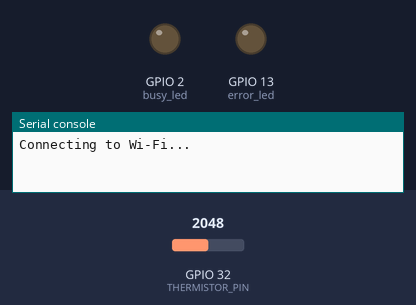
Bench run of a program on a simulated ESP32 board running MicroPython. Shown: output pins drawn as LEDs (lit = HIGH), the last lines printed to the serial console. Inputs (shaded band) come from the test bench; at power-on: GPIO 32 (THERMISTOR_PIN) = 2048 (analog values on the 0–4095 scale). WiFi joins after 1.5 s; the clock reads 2024-03-15 10:24:30 at power-on unless the program sets it; values from a settings file that is not in the repository are placeholders; web requests get an empty 200 reply after 0.4 s.

Above: at 0.1 s.
At 33.66 s:
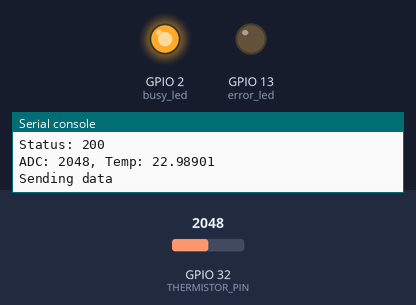
Timing chart, 0 to 35.4 s (numbered marks = the images above):
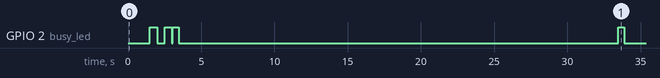

The program:

main.py
```python
import math
import secrets
from time import sleep, time

import network
import ntptime
from machine import ADC, Pin

from railengine_ingest import RailengineIngest

BUSY_LED_PIN = 2
ERROR_LED_PIN = 13
THERMISTOR_PIN = 32

BETA = 3950  # from thermistor datasheet
R_NOMINAL = 10000  # resistance at 25°C
T_NOMINAL = 25  # nominal temp (°C)
R_SERIES = 10000  # series resistor value
# BETA and R_SERIES can be off so calibrate against a known temperature
OFFSET = -2.0

# MicroPython epoch starts 2000-01-01
# Offset converts to Unix epoch (1970-01-01)
EPOCH_OFFSET = 946684800

adc = ADC(Pin(THERMISTOR_PIN))
busy_led = Pin(BUSY_LED_PIN, Pin.OUT)
error_led = Pin(ERROR_LED_PIN, Pin.OUT)

ingestor = RailengineIngest(
    secrets.API_URL,  # pylint: disable=no-member
    secrets.API_KEY,  # pylint: disable=no-member
)

SENSOR_SKU = "ESP32-Therm-MiP"
LOCATION_DESCRIPTION = "home"


def main():
    ip_address = None
    error_led.off()

    while True:
        try:
            if not ip_address:
                ip_address = connect_wifi()

            a = adc.read()
            t = adc_to_celsius(a)

            print(f"ADC: {a}, Temp: {t}")
            busy_led.on()
            print("Sending data")
            status = ingestor.send(
                {
                    "c": t,
                    "timestamp": (time() + EPOCH_OFFSET) * 1000,
                    "location": f"{LOCATION_DESCRIPTION} '{ip_address}'",
                    "sku": SENSOR_SKU,
                }
            )
            print(f"Status: {status}")
            busy_led.off()
        except Exception as e:
            print(f"Error: {e}")
            for _ in range(10):
                error_led.value(not error_led.value())
                sleep(0.2)

        sleep(30)


def connect_wifi():
    """Connect to WiFi and return IP address"""
    print("Connecting to Wi-Fi...")

    wlan = network.WLAN(network.STA_IF)

    # Reset the interface if it's in a bad state
    if wlan.isconnected():
        print(f"Already connected: {wlan.ifconfig()[0]}")
        return wlan.ifconfig()[0]

    # Force a clean reset before attempting connection
    wlan.active(False)
    sleep(1)
    wlan.active(True)
    sleep(0.5)

    wlan.connect(
        secrets.WIFI_SSID,  # pylint: disable=no-member
        secrets.WIFI_PASSWORD,  # pylint: disable=no-member
    )

    # Wait for connection (max 10 seconds)
    timeout = 10
    while not wlan.isconnected() and timeout > 0:
        busy_led.value(not busy_led.value())  # Blink while connecting
        sleep(0.5)
        timeout -= 0.5

    busy_led.off()

    if wlan.isconnected():
        ip = wlan.ifconfig()[0]
        print(f"Connected! IP: {ip}")
        try:
            ntptime.settime()
            print("Time synced:", time())
        except Exception as e:
            print(f"NTP sync failed (non-fatal): {e}")
        return ip
    else:
        print("Wi-Fi connection failed")
        error_led.on()
        return None


def adc_to_celsius(adc_val):
    voltage = adc_val / 4095.0
    resistance = R_SERIES * voltage / (1.0 - voltage)
    steinhart = math.log(resistance / R_NOMINAL) / BETA
    steinhart += 1.0 / (T_NOMINAL + 273.15)
    return (1.0 / steinhart) - 273.15 + OFFSET


try:
    main()
except Exception as e:
    print(f"Fatal error: {e}")
    for _ in range(10):
        error_led.value(not error_led.value())
        sleep(0.2)
```

railengine_ingest.py
```python
import ujson as json
import urequests as requests


class RailengineIngest:
    def __init__(self, api_url, api_key):
        self.api_url = api_url
        self.api_key = api_key

    def send(self, payload):
        response = requests.post(
            self.api_url,
            headers={"x-rail-auth": self.api_key, "Content-Type": "application/json"},
            data=json.dumps(payload),
        )

        status = response.status_code
        response.close()
        return status
```
